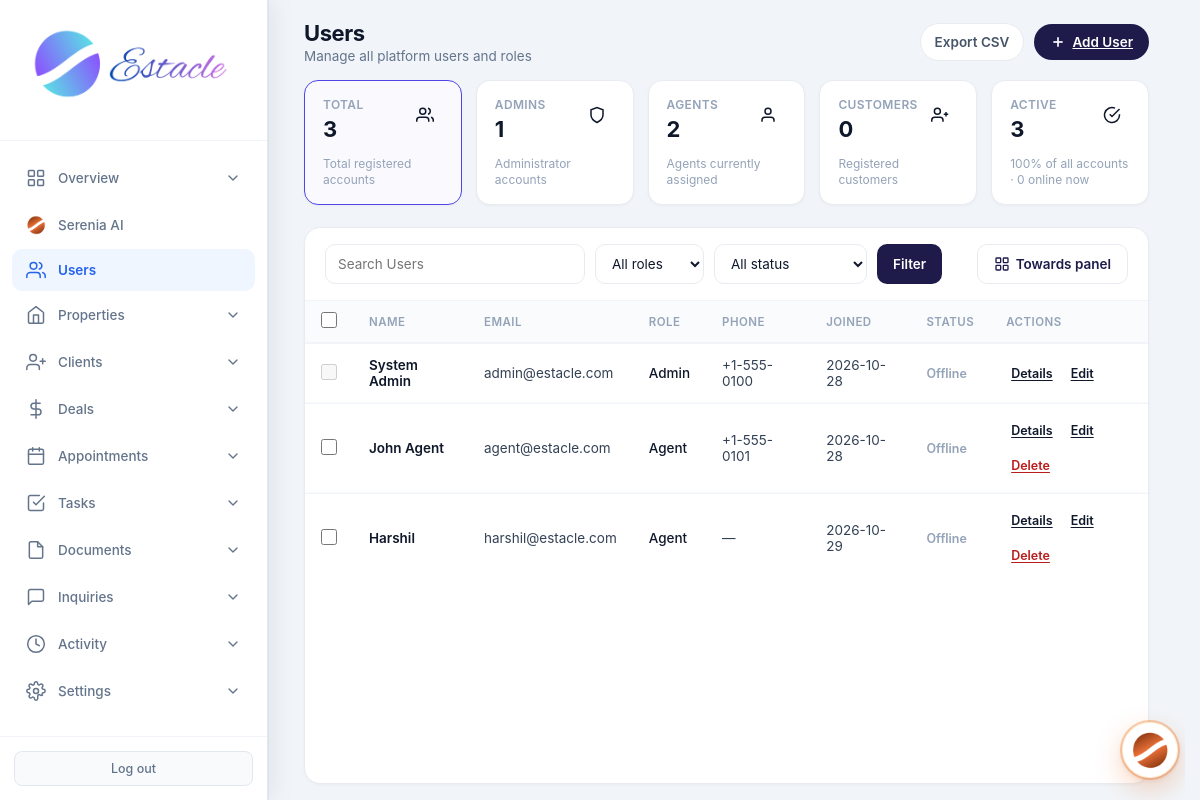
/admin/users (signed in), run on an earlier commit of the app's database.
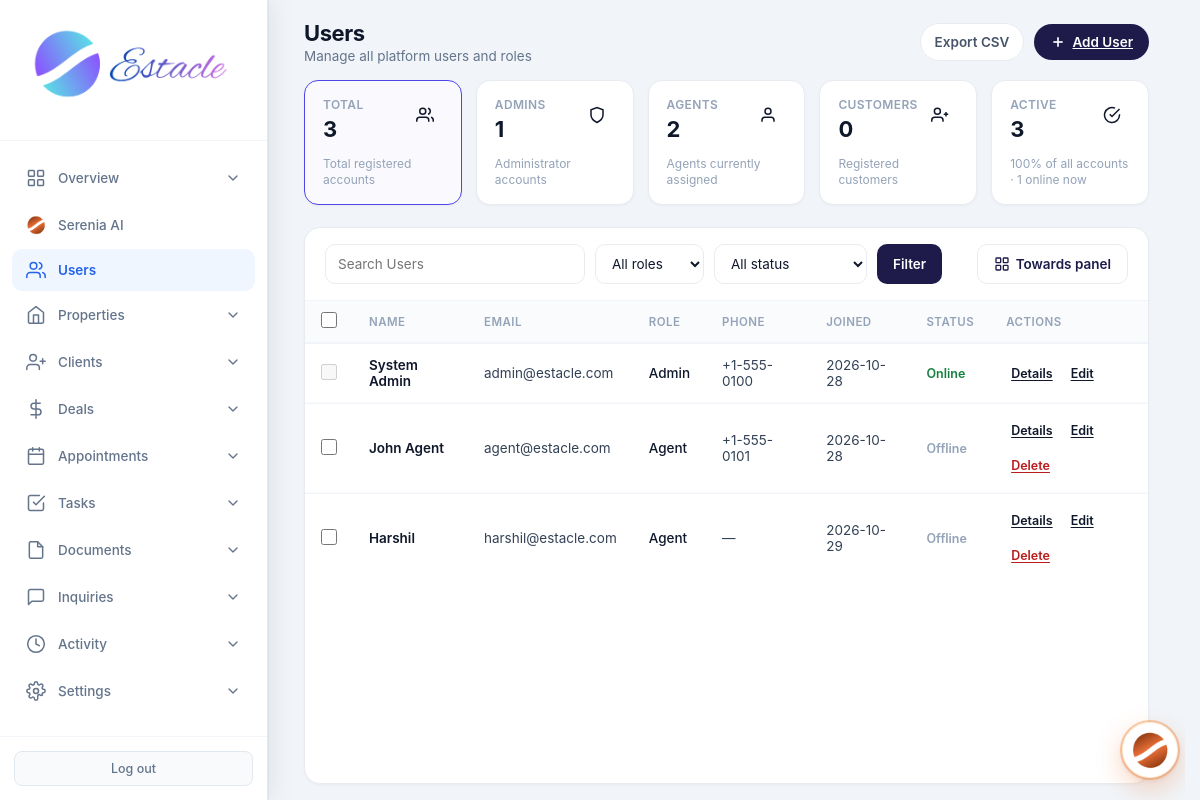
And on a later commit of the database.
### tables this page shows
CREATE TABLE users (
            id INTEGER PRIMARY KEY AUTOINCREMENT,
            email TEXT UNIQUE NOT NULL,
            password TEXT NOT NULL,
            full_name TEXT NOT NULL,
            role TEXT NOT NULL CHECK(role IN ('admin', 'agent', 'customer')),
            phone TEXT,
            created_at TIMESTAMP DEFAULT CURRENT_TIMESTAMP,
            is_active INTEGER DEFAULT 1
        , avatar TEXT, last_seen TIMESTAMP, job_title TEXT, department TEXT, employee_id TEXT, license_no TEXT, commission_rate REAL, alt_phone TEXT, address TEXT, city TEXT, state TEXT, country TEXT, postal_code TEXT, notes TEXT, hire_date TEXT, timezone TEXT);

### routes/admin/dashboard.py (the view)
@admin.route('/admin/users')
@login_required
@role_required('admin')
def admin_users():
    db = get_db()
    migrate_db()
    q = request.args.get('q', '').strip()
    role_filter = request.args.get('role', '').strip()
    status_filter = request.args.get('status', '').strip()
    online_sql = (
        "last_seen IS NOT NULL AND "
        "datetime(last_seen) >= datetime('now', '-10 minutes')"
    )
    sql = (
        'SELECT id, full_name, email, role, phone, created_at, is_active, last_seen, avatar, '
        f'CASE WHEN {online_sql} THEN 1 ELSE 0 END AS is_online '
        'FROM users WHERE 1=1'
    )
    params = []
    if q:
        sql += ' AND (full_name LIKE ? OR email LIKE ? OR phone LIKE ?)'
        params.extend([f'%{q}%', f'%{q}%', f'%{q}%'])
    if role_filter in ('admin', 'agent', 'customer'):
        sql += ' AND role = ?'
        params.append(role_filter)
    if status_filter == 'active':
        sql += ' AND is_active = 1'
    elif status_filter == 'inactive':
        sql += ' AND is_active = 0'
    elif status_filter == 'online':
        sql += f' AND ({online_sql})'
    elif status_filter == 'offline':
        sql += f' AND NOT ({online_sql})'
    sql += ' ORDER BY created_at ASC'
    users = db.execute(sql, params).fetchall()
    total = db.execute('SELECT COUNT(*) FROM users').fetchone()[0]
    active_count = db.execute('SELECT COUNT(*) FROM users WHERE is_active = 1').fetchone()[0]
    online_count = db.execute(
        f'SELECT COUNT(*) FROM users WHERE {online_sql}'
    ).fetchone()[0]
    pct = round((active_count / total) * 100) if total else 0
    stats = {
        'total': total,
        'admins': db.execute("SELECT COUNT(*) FROM users WHERE role = 'admin'").fetchone()[0],
        'agents': db.execute("SELECT COUNT(*) FROM users WHERE role = 'agent'").fetchone()[0],
        'customers': db.execute("SELECT COUNT(*) FROM users WHERE role = 'customer'").fetchone()[0],
        'active': active_count,
        'online': online_count,
        'active_pct': pct,
    }
    view = request.args.get('view', '').strip()
    return render_template(
        'admin_users.html', users=users, q=q, role_filter=role_filter,
        status_filter=status_filter, stats=stats, view=view
    )

### core/db.py (called while the page is built)
def get_db():
    if 'db' not in g:
        g.db = sqlite3.connect(current_app.config['DATABASE'])
        g.db.row_factory = sqlite3.Row
    return g.db

### core/helpers.py (called while the page is built)
def login_required(f):
    @wraps(f)
    def decorated_function(*args, **kwargs):
        if 'user_id' not in session:
            flash('Please log in to access this page.', 'warning')
            return redirect(url_for('auth.login'))
        return f(*args, **kwargs)
    return decorated_function

def role_required(*roles):
    def decorator(f):
        @wraps(f)
        def decorated_function(*args, **kwargs):
            if 'user_id' not in session:
                flash('Please log in to access this page.', 'warning')
                return redirect(url_for('auth.login'))
            if session.get('role') not in roles:
                flash('You do not have permission to access this page.', 'danger')
                return redirect(url_for('auth.role_redirect'))
            return f(*args, **kwargs)
        return decorated_function
    return decorator

### templates/admin_users.html (shortened to what the changed rows need)
<!DOCTYPE html>
<html lang="en">
<head>
    <link rel="stylesheet" href="{{ url_for('static', filename='css/admin.css') }}">
</head>
<body>
<div class="app-layout">
    {% set active = 'users' %}
    {% include 'partials/admin_sidebar.html' %}
    <main class="main-content">
        <header class="top-bar dash-top">
            <div>
                <h1 class="page-title">Users</h1>
            </div>
        </header>
        <div class="page-wrap">
            <div class="stat-row">
                <a class="stat-card {% if status_filter == 'active' %}active-filter{% endif %}" href="{{ url_for('admin.admin_users', status='active', view=view) }}">
                    <div class="stat-card-top">
                        <div><p class="label">Active</p><p class="value">{{ stats.active }}</p></div>
                        <div class="stat-icon active"><svg viewBox="0 0 24 24" fill="none" stroke="currentColor" stroke-width="2"><path d="M22 11.08V12a10 10 0 1 1-5.93-9.14"/><polyline points="22 4 12 14.01 9 11.01"/></svg></div>
                    </div>
                    <p class="sub">{{ stats.active_pct }}% of all accounts · {{ stats.online }} online now</p>
                </a>
            </div>
            <div class="panel-card users-panel">
                {% if view == 'cards' %}
                <div class="panel-toolbar">
                    <form method="GET" action="{{ url_for('admin.admin_users') }}" class="filter-form">
                        <input type="hidden" name="view" value="cards">
                        <input type="search" name="q" value="{{ q or '' }}" placeholder="Search Users">
                        <select name="role">
                            <option value="">All roles</option>
                            <option value="admin" {% if role_filter == 'admin' %}selected{% endif %}>Admin</option>
                            <option value="agent" {% if role_filter == 'agent' %}selected{% endif %}>Agent</option>
                            <option value="customer" {% if role_filter == 'customer' %}selected{% endif %}>Customer</option>
                        </select>
                        <select name="status">
                            <option value="">All status</option>
                            <option value="active" {% if status_filter == 'active' %}selected{% endif %}>Account active</option>
                            <option value="inactive" {% if status_filter == 'inactive' %}selected{% endif %}>Account inactive</option>
                            <option value="online" {% if status_filter == 'online' %}selected{% endif %}>Online now</option>
                            <option value="offline" {% if status_filter == 'offline' %}selected{% endif %}>Offline</option>
                        </select>
                        <button type="submit" class="btn-filter">Filter</button>
                        {% if q or role_filter or status_filter %}
                        <a href="{{ url_for('admin.admin_users', view='cards') }}" class="btn-clear">Clear</a>
                        {% endif %}
                    </form>
                    <a href="{{ url_for('admin.admin_users', q=q, role=role_filter, status=status_filter) }}" class="btn-towards-panel">
                        ← Back to table
                    </a>
                </div>
                <div class="users-cards-scroll">
                <div class="users-cards">
                    {% for u in users %}
                    <div class="user-card"
                         data-id="{{ u.id }}"
                         data-name="{{ u.full_name|e }}"
                         data-email="{{ u.email|e }}"
                         data-role="{{ u.role }}"
                         data-phone="{{ (u.phone or '—')|e }}"
                         data-joined="{{ u.created_at[:10] if u.created_at else '—' }}"
                         data-online="{{ '1' if u.is_online else '0' }}"
                         data-active="{{ '1' if u.is_active else '0' }}"
                         data-avatar="{% if u.avatar %}{% if u.avatar.startswith('http') %}{{ u.avatar }}{% else %}{{ url_for('static', filename='uploads/avatars/' + u.avatar) }}{% endif %}{% endif %}">
                        <div class="user-card-photo">
                            {% if u.avatar %}
                            <img src="{% if u.avatar.startswith('http') %}{{ u.avatar }}{% else %}{{ url_for('static', filename='uploads/avatars/' + u.avatar) }}{% endif %}" alt="{{ u.full_name }}">
                            {% else %}
                            {{ (u.full_name or '?')[:1]|upper }}
                            {% endif %}
                        </div>
                        <p class="user-card-name">{{ u.full_name }}</p>
                        <p class="user-card-email">{{ u.email }}</p>
                        <p class="user-card-meta">{{ u.role|capitalize }} · {{ u.phone or 'No phone' }}</p>
                        <p class="user-card-meta">{% if u.is_online %}<span class="presence online">Online</span>{% else %}<span class="presence offline">Offline</span>{% endif %}{% if not u.is_active %} · Inactive{% endif %}</p>
                        <a href="{{ url_for('admin.admin_user_detail', user_id=u.id) }}" class="btn-details">Details</a>
                    </div>
                    {% else %}
                    <p class="empty" style="grid-column:1/-1;text-align:center;color:#94a3b8;padding:32px">No users found</p>
                    {% endfor %}
                </div>
                </div>
                {% else %}
                <form method="POST" action="{{ url_for('admin.admin_bulk_users') }}" id="usersBulkForm">
                <div class="table-scroll">
                    <table class="users-table">
                        <thead>
                            <tr>
                                <th style="width:36px"><input type="checkbox" id="usersSelectAll" title="Select all"></th>
                                <th>Name</th><th>Email</th><th>Role</th><th>Phone</th><th>Joined</th><th>Status</th><th>Actions</th>
                            </tr>
                        </thead>
                        <tbody>
                            {% for u in users %}
                            <tr>
                                <td><input type="checkbox" name="user_ids" value="{{ u.id }}" class="user-row-check" {% if u.id == session.get('user_id') %}disabled title="Cannot select yourself"{% endif %}></td>
                                <td><span class="user-name">{{ u.full_name }}</span></td>
                                <td>{{ u.email }}</td>
                                <td><span class="badge badge-{{ u.role }}">{{ u.role }}</span></td>
                                <td>{{ u.phone or '—' }}</td>
                                <td>{{ u.created_at[:10] if u.created_at else '—' }}</td>
                                <td>
                                    {% if u.is_online %}<div class="presence online">Online</div>{% else %}<div class="presence offline">Offline</div>{% endif %}
                                </td>
                                <td>
                                    <div class="actions-cell">
                                        <a href="{{ url_for('admin.admin_user_detail', user_id=u.id) }}" class="btn-sm btn-info">Details</a>
                                        <a href="{{ url_for('admin.admin_edit_user', user_id=u.id) }}" class="btn-sm btn-edit">Edit</a>
                                    </div>
                                </td>
                            </tr>
                            {% else %}
                            <tr><td colspan="8" class="empty">No users found</td></tr>
                            {% endfor %}
                        </tbody>
                    </table>
                </div>
                </form>
                {% endif %}
            </div>
        </div>
    </main>
</div>
</body>
</html>

What changed in the data, as far as the page shows it:
changed users "System Admin": text "Offline" → "Online"
Also different on the page:
{{ stats.online }}: "0" → "1"
